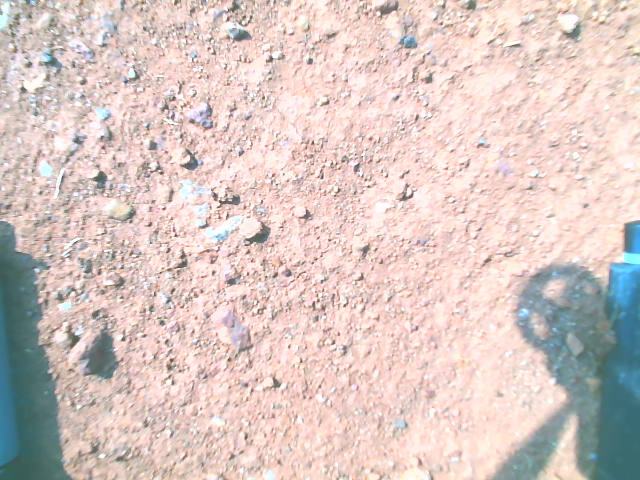
#> input picture dataset/1765057590587.png, 640 x 480 px; its folder holds 4 pictures in this run
$ python image_stitching.py
#> lines starting #> are read from the running program, lines starting #| are printed output that depends on the picture; after the words box and inside, x2 and y2 are one past the last pixel; in counts of white or black regions, pixels touching at a corner belong together
# Stage 1: Image Stitching
# ========================
# Combines overlapping drone PNG images into a single orthomosaic map

import cv2
import numpy as np
import os
from pathlib import Path
from tqdm import tqdm
import logging

logging.basicConfig(level=logging.INFO, format='%(asctime)s - %(levelname)s - %(message)s')
logger = logging.getLogger(__name__)

class ImageStitcher:
    """
    Stitches multiple overlapping drone images into a single coherent map.
    Uses feature matching and homography for alignment.
    """

    def __init__(self, min_matches=10):
        """
        Initialize the image stitcher.

        Args:
            min_matches: Minimum number of feature matches required for stitching
        """
        self.min_matches = min_matches
        self.sift = cv2.SIFT_create()
        self.bf_matcher = cv2.BFMatcher(cv2.NORM_L2, crossCheck=False)

    def load_images(self, dataset_path):
        """
        Load all PNG images from dataset folder and sort them.

        Args:
            dataset_path: Path to folder containing PNG images

        Returns:
            List of (image, filename) tuples
        """
#> called with dataset_path = './dataset'
        images = []
        image_files = sorted(Path(dataset_path).glob('*.png'))

        if not image_files:
            logger.error(f"No PNG images found in {dataset_path}")
            return images

        logger.info(f"Found {len(image_files)} images to process")

        for img_path in tqdm(image_files, desc="Loading images"):
            img = cv2.imread(str(img_path))
#> img is the input picture: shape (480, 640, 3); mean B, G, R 195.2, 200.2, 218.1
            if img is not None:
                images.append((img, img_path.name))
            else:
                logger.warning(f"Failed to load {img_path}")

        return images

    def detect_and_compute_features(self, image):
        """
        Detect SIFT keypoints and compute descriptors.

        Args:
            image: Input image

        Returns:
            Tuple of (keypoints, descriptors)
        """
        gray = cv2.cvtColor(image, cv2.COLOR_BGR2GRAY)
        keypoints, descriptors = self.sift.detectAndCompute(gray, None)
        return keypoints, descriptors

    def find_matches(self, desc1, desc2):
        """
        Find feature matches between two descriptors using Lowe's ratio test.

        Args:
            desc1: Descriptors from first image
            desc2: Descriptors from second image

        Returns:
            List of good matches
        """
        matches = self.bf_matcher.knnMatch(desc1, desc2, k=2)
        good_matches = []

        for match_pair in matches:
            if len(match_pair) == 2:
                m, n = match_pair
                # Lowe's ratio test - discard ambiguous matches
                if m.distance < 0.75 * n.distance:
                    good_matches.append(m)

        return good_matches

    def find_homography(self, kp1, kp2, matches):
        """
        Calculate homography matrix from matched keypoints.

        Args:
            kp1: Keypoints from first image
            kp2: Keypoints from second image
            matches: Matched keypoints

        Returns:
            Homography matrix or None if insufficient matches
        """
        if len(matches) < self.min_matches:
            logger.warning(f"Not enough matches ({len(matches)}) - need at least {self.min_matches}")
            return None

        src_pts = np.float32([kp1[m.queryIdx].pt for m in matches]).reshape(-1, 1, 2)
        dst_pts = np.float32([kp2[m.trainIdx].pt for m in matches]).reshape(-1, 1, 2)

        H, _ = cv2.findHomography(src_pts, dst_pts, cv2.RANSAC, 5.0)
        return H

    def stitch_pair(self, img1, img2):
        """
        Stitch two images together.

        Args:
            img1: First image
            img2: Second image

        Returns:
            Stitched image or None if stitching fails
        """
        kp1, desc1 = self.detect_and_compute_features(img1)
        kp2, desc2 = self.detect_and_compute_features(img2)

        if desc1 is None or desc2 is None:
            logger.warning("Could not compute features for one or both images")
            return None

        matches = self.find_matches(desc1, desc2)
        H = self.find_homography(kp1, kp2, matches)

        if H is None:
            logger.warning("Could not compute homography matrix")
            return None

        # Warp img1 to align with img2
        h, w = img2.shape[:2]
        img1_warped = cv2.warpPerspective(img1, H, (w * 2, h * 2))

        # Blend the images
        result = img1_warped.copy()
        result[0:h, 0:w] = img2

        return result

    def stitch_all_images(self, images):
        """
        Stitch all images sequentially into one orthomosaic.

        Args:
            images: List of (image, filename) tuples

        Returns:
            Final stitched image
        """
        if not images:
            logger.error("No images to stitch")
            return None

        result = images[0][0].copy()
        logger.info(f"Starting with image: {images[0][1]}")

        for i in range(1, len(images)):
            logger.info(f"Stitching image {i+1}/{len(images)}: {images[i][1]}")
            stitched = self.stitch_pair(result, images[i][0])

            if stitched is not None:
                result = stitched
            else:
                logger.warning(f"Could not stitch image {i}, skipping")
#> this loop made 3 passes
#> pass 1, in detect_and_compute_features, `gray = cv2.cvtColor(image, cv2.COLOR_BGR2GRAY)`:
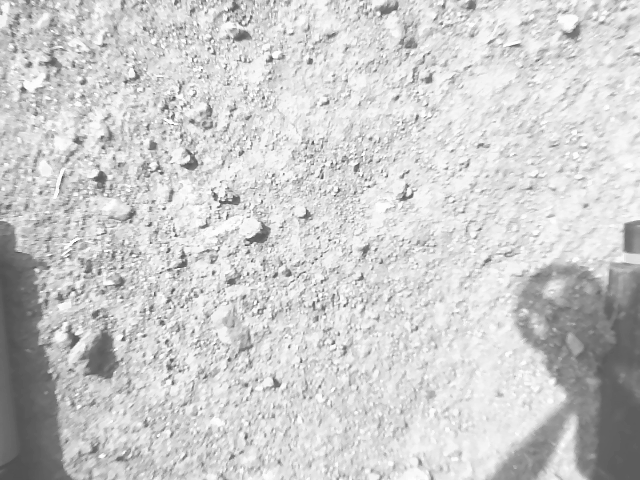
#> gray: shape (480, 640); min 73, max 255, mean 205
#> pass 1, in stitch_pair, `img1_warped = cv2.warpPerspective(img1, H, (w * 2, h * 2))`:
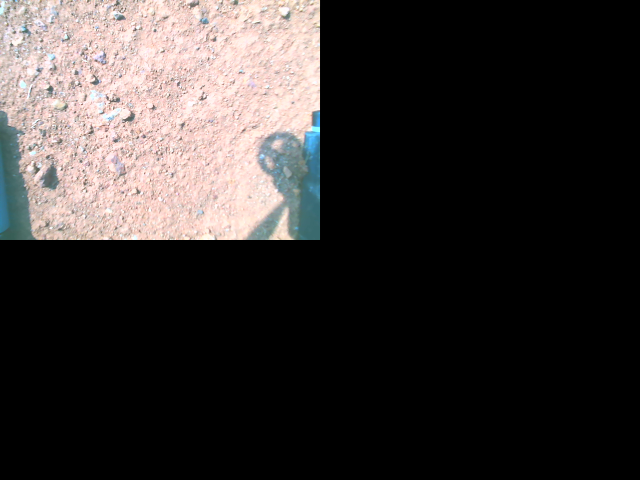
#> img1_warped: shape (960, 1280, 3) (shown at 1/2 size); mean B, G, R 48.8, 50, 54.5

        # Crop unnecessary borders
        result = self.crop_black_borders(result)

        return result

    def crop_black_borders(self, image):
        """
        Remove black borders from stitched image.

        Args:
            image: Input image

        Returns:
            Cropped image
        """
        gray = cv2.cvtColor(image, cv2.COLOR_BGR2GRAY)
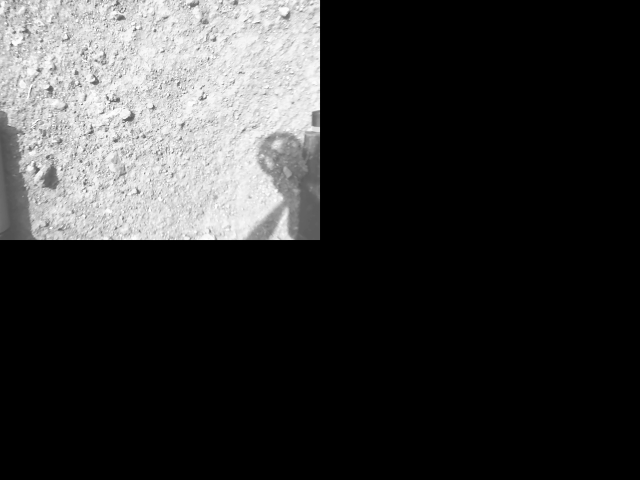
#> gray: shape (960, 1280) (shown at 1/2 size); min 0, max 255, mean 51.2
        _, thresh = cv2.threshold(gray, 1, 255, cv2.THRESH_BINARY)
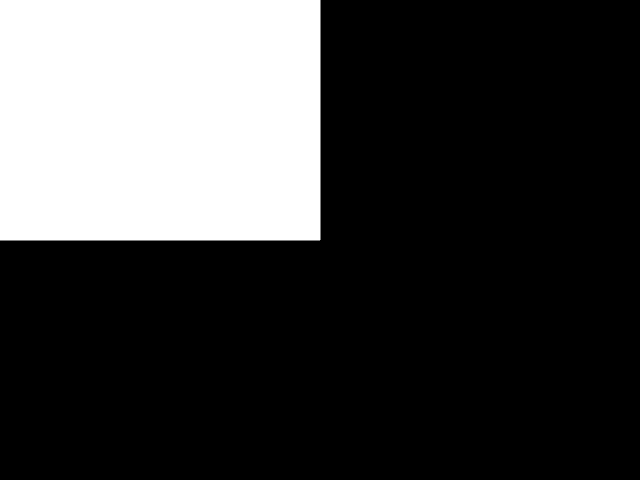
#> thresh: shape (960, 1280) (shown at 1/2 size); 25.1% white; 1 white region, box (x1, y1, x2, y2) and area: (0, 0, 641, 481) 308320
        contours, _ = cv2.findContours(thresh, cv2.RETR_EXTERNAL, cv2.CHAIN_APPROX_SIMPLE)
#> contours = 1 item

        if contours:
            x, y, w, h = cv2.boundingRect(max(contours, key=cv2.contourArea))
#> x = 0; y = 0; w = 641; h = 481
            return image[y:y+h, x:x+w]
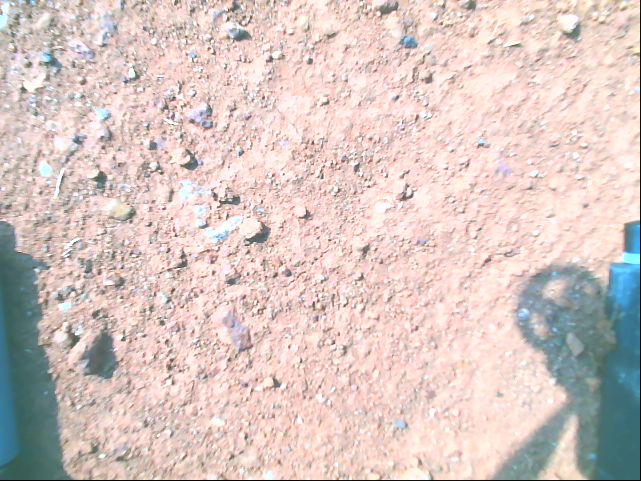
#> returned value: shape (481, 641, 3); mean of channels 0, 1, 2 194.2, 199.2, 217.1; drawn as B, G, R

        return image

    def save_stitched_image(self, image, output_path):
        """
        Save the stitched image to file.

        Args:
            image: Stitched image
            output_path: Output file path
        """
#> called with output_path = './output/stitched_map.png'
        cv2.imwrite(output_path, image)
        logger.info(f"Stitched image saved to {output_path}")

        # Print image dimensions
        h, w = image.shape[:2]
#> h = 481; w = 641
        logger.info(f"Stitched image dimensions: {w}x{h} pixels")


def run_stage1(dataset_path, output_path):
    """
    Execute Stage 1: Image Stitching

    Args:
        dataset_path: Path to PNG images
        output_path: Path to save stitched image

    Returns:
        Stitched image and path
    """
    logger.info("=" * 60)
    logger.info("STAGE 1: IMAGE STITCHING")
    logger.info("=" * 60)

    stitcher = ImageStitcher(min_matches=10)
    images = stitcher.load_images(dataset_path)

    if not images:
        logger.error("No images loaded")
        return None, None

    logger.info(f"Stitching {len(images)} images...")
    stitched_image = stitcher.stitch_all_images(images)

    if stitched_image is not None:
        stitcher.save_stitched_image(stitched_image, output_path)
        return stitched_image, output_path
    else:
        logger.error("Image stitching failed")
        return None, None


if __name__ == "__main__":
    # Example usage
    dataset_path = "./dataset"
    output_path = "./output/stitched_map.png"

    stitched_img, path = run_stage1(dataset_path, output_path)
